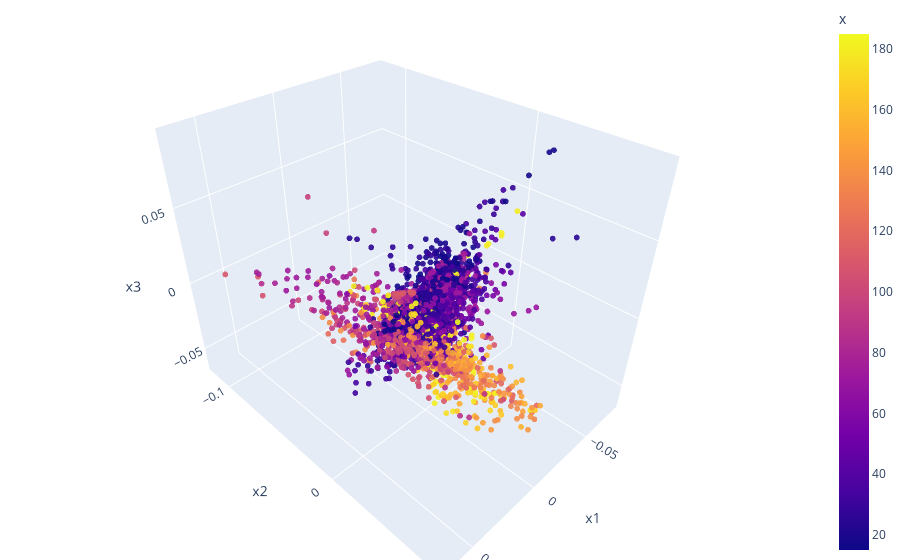

The notebook cell saved with this chart:
### Markdown cell above
### Classical

### Code cell
lle_embedding = locally_linear_embedding(parsedData, n_neighbors = 20, n_components=3)

lle_embedding = lle_embedding[0][:,0:3]

df = pd.DataFrame(lle_embedding, columns=['x1', 'x2', 'x3'])
df["x"] = data.x
df["lap"] = data.lap

fig = px.scatter_3d(df, x='x1', y='x2', z='x3', color='x', opacity=0.9, title="PCA")

fig.update_traces(marker_size=2)

# tight layout
fig.update_layout(margin=dict(l=0, r=0, b=0, t=0))
fig.show()

### Figure 1 — Plotly figure (JSON) as saved in the notebook; plotly's stock layout.template omitted (floating-point values rounded to 4 significant figures; data arrays with more than 128 entries replaced by an {"elided": "..."} marker saying what was removed)
{"data": [{"hovertemplate": "x1=%{x}<br>x2=%{y}<br>x3=%{z}<br>x=%{marker.color}<extra></extra>", "legendgroup": "", "marker": {"color": {"elided": "2862 float values"}, "coloraxis": "coloraxis", "opacity": 0.9, "size": 2, "symbol": "circle"}, "mode": "markers", "name": "", "scene": "scene", "showlegend": false, "type": "scatter3d", "x": {"elided": "2862 float values"}, "y": {"elided": "2862 float values"}, "z": {"elided": "2862 float values"}}], "layout": {"coloraxis": {"colorbar": {"title": {"text": "x"}}, "colorscale": [[0, "#0d0887"], [0.1111, "#46039f"], [0.2222, "#7201a8"], [0.3333, "#9c179e"], [0.4444, "#bd3786"], [0.5556, "#d8576b"], [0.6667, "#ed7953"], [0.7778, "#fb9f3a"], [0.8889, "#fdca26"], [1, "#f0f921"]]}, "legend": {"tracegroupgap": 0}, "margin": {"b": 0, "l": 0, "r": 0, "t": 0}, "scene": {"domain": {"x": [0, 1], "y": [0, 1]}, "xaxis": {"title": {"text": "x1"}}, "yaxis": {"title": {"text": "x2"}}, "zaxis": {"title": {"text": "x3"}}}, "title": {"text": "PCA"}}}
